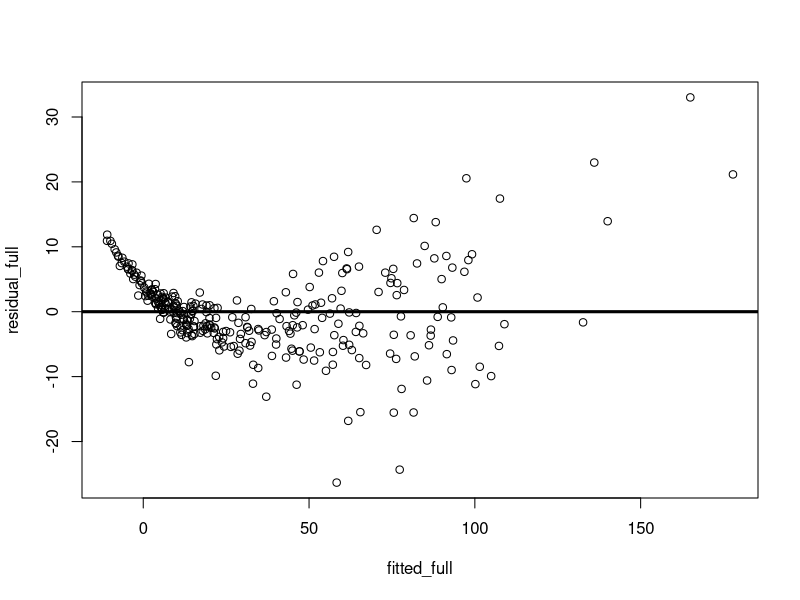
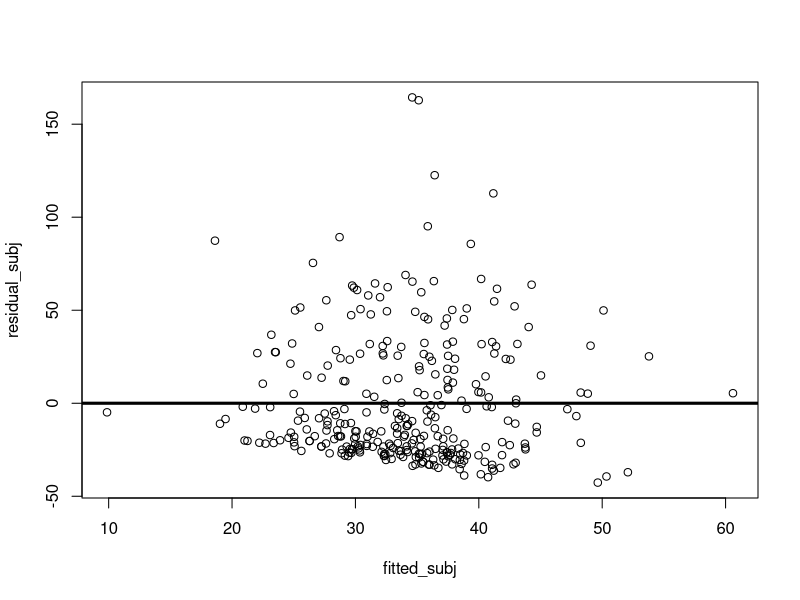

Here is the R script that generated these plots, in order: (Note: this script raises an error after producing the figures.)
# Final Stat Project #
# By: Nick Bruno (nhb3zf) #
library(car)
library(glmnet)
# Load in data
data <- read.csv('stat_train.csv', header=T) # per-game stats (qbs who played more than 10 games)
head(data)

data['games_played'] <- data$win_count/data$team_win # add new column
data$games_played[which(!is.finite(data$games_played))] <- 0

##### Starting linear models #####
### Linear model with all variables that do not have to do with win_count
full_lin_model <- lm(win_count ~ .-name - id - team_win - start_win - games_played, data=data)
summary(full_lin_model)
  # Only significant variable was Fmb, and Sk was almost significant at 10%

fitted_full <- fitted(full_lin_model)
residual_full <- resid(full_lin_model)
plot(fitted_full, residual_full)
abline(h=0, lty=1, lwd=3)
  # Terrible reiduals

### Subjective model 
subj_model <- lm(win_count ~ Y.A + Int + TD, data=data)
summary(subj_model)

fitted_subj <- fitted(subj_model)
residual_subj <- resid(subj_model)

plot(fitted_subj, residual_subj)
abline(h=0, lty=1, lwd=3)
  # slightly better, but still bad residuals
  # Yards per attempt is the only statistically significant model

##### Try variable selection methods to the regular linear model #####
### Elimination suggestions
library(leaps)
resp.name <- "win_count"
reg.names <- c("Att", "Yds", "TD", "Int","Sk","Fmb","Cmp.","Y.A","TD_pct","Int_pct")
data.name <- "data"
alpha.out <- 0.10
alpha.in <- 0.25

backward_elim <- backward.elimination(alpha.out, resp.name, reg.names, data.name)
  # "Final model: win_count ~ Att + Yds + Fmb"
forward_select <- forward.selection(alpha.out, resp.name, reg.names, data.name)
  # "Final model: win_count ~ Fmb + Y.A"
stepwise_select <- stepwise.selection(alpha.in, alpha.out, resp.name, reg.names, data.name)
  # "Final model: win_count ~ Fmb + Y.A"

### Backward elimination model
backward_lin <- lm(win_count ~ Att + Yds + Fmb, data=data)
summary(backward_lin)
fitted_backward_lin <- fitted(backward_lin)
resids_backward_lin <- resid(backward_lin)
plot(fitted_backward_lin, resids_backward_lin)
abline(h=0, lty=1, lwd=3) # bad resids


### Forward and Stepwise selection model
forward_lin <- lm(win_count ~ Fmb + Y.A, data=data)
summary(forward_lin)
fitted_forward_lin <- fitted(forward_lin)
resids_forward_lin <- resid(forward_lin)
plot(fitted_forward_lin, resids_forward_lin)
abline(h=0, lty=1, lwd=3) # bad resids


##### Logarithmic functions #####
  # Does not work because two observations had 0 wins
rows_of_zero_wins <- as.numeric(rownames(data[which(data$win_count == 0), ]))
new_data <- data[-rows_of_zero_wins, ]
nrow(new_data)
full_log_lin_model <- lm(log(win_count) ~ .-name - id - team_win - start_win - games_played, data=new_data)
summary(full_log_lin_model)
  # Statistically significant variables at 5%: Sk, Fmb, 
  # Statistically significant variables at 10%: Cmp, Yds, Cmp.

# Add log(wins) to the dataframe
new_data['log_wins'] <- log(new_data$win_count)

### Elimination log models
resp.name <- "log_wins"
reg.names <- c("Att", "Yds", "TD", "Int","Sk","Fmb","Cmp.","Y.A","TD_pct","Int_pct")
data.name <- "new_data"
alpha.out <- 0.10
alpha.in <- 0.25
backward_elim_log <- backward.elimination(alpha.out, resp.name, reg.names, data.name)
  # Final model: log_wins ~ Att + Yds + Sk + Fmb"
forward_select_log <- forward.selection(alpha.out, resp.name, reg.names, data.name)
  # "Final model: log_wins ~ Sk + Fmb + Y.A"
stepwise_select <- stepwise.selection(alpha.in, alpha.out, resp.name, reg.names, data.name)
  # "Final model: log_wins ~ Sk + Fmb + Y.A"

### Backward elimination model on log(wins)
backward_lin_log <- lm(log_wins ~ Att + Yds + Sk + Fmb, data=new_data)
summary(backward_lin_log)
fitted_back_log <- fitted(backward_lin_log)
resid_back_log <- resid(backward_lin_log)
plot(fitted_back_log, resid_back_log)
abline(h=0, lty=1, lwd=3)
  # RESIDS LOOK GREAT
vif(backward_lin_log)
# Att      Yds       Sk      Fmb 
# 3.209680 2.972284 1.402497 1.069391 
  # SEEMS OK

### Forward and stepwise selection model on log(wins)
forward_lin_log <- lm(log_wins ~ Sk + Fmb + Y.A, data=new_data)
summary(forward_lin_log)
fitted_forward_log <- fitted(forward_lin_log)
resids_forward_log <- resid(forward_lin_log)
plot(fitted_forward_log, resids_forward_log)
abline(h=0, lty=1, lwd=3)
  # Resids still look good

## Conclusion: Still low R-squared values, but residuals are much better with a logarithmic transformation 
## However, f-statistic of each regression is large and the p-value is significant. ##

### Log functions with quadratic terms
quad_forward <- lm(log_wins ~ poly(Sk,2) + poly(Fmb,2) + poly(Y.A, 2), data=new_data)
summary(quad_forward)
  # Increases adj. R-squared but decreasese the F-statistic
quad_forward_interaction <- lm(log_wins ~ poly(Sk,2) + poly(Fmb,2) + poly(Y.A, 2) + Sk*Fmb + Sk*Y.A + Fmb*Y.A, data=new_data)
summary(quad_forward_interaction)
  # Interaction terms do not help

##### Ridge Regression #####
# All regressors model 
new_data 
y.vect <- new_data$win_count
X0.mat <- as.matrix(new_data[,c(3:9, 12:15)])

ridge_all_regressors <- glmnet(X0.mat, y.vect, alpha=0)
summary(ridge_all_regressors)
plot(ridge_all_regressors, xvar="lambda", label=TRUE) # lambda around 1

ridge_all_regressors_fix <- glmnet(X0.mat, y.vect, alpha=0, lambda=exp(1))
coefficients(ridge_all_regressors_fix)

ridge_all_regressors_fix$dev.ratio # 0.08412482 (better than the linear version)


# Forward selection regressors applied to the ridge regression
# Fmb + Y.A
X0.mat.new <- as.matrix(new_data[,c(9,13)])
ridge_forward_selection <- glmnet(X0.mat.new, y.vect, alpha=0)
summary(ridge_forward_selection)
plot(ridge_forward_selection, xvar="lambda", label=TRUE) # lambda=0.75

ridge_forward_selection_fix <- glmnet(X0.mat.new, y.vect, alpha=0, lambda=exp(0.75))
coefficients(ridge_forward_selection_fix)
  #                     s0
  # (Intercept)  -7.075024
  # Fmb         -30.909343
  # Y.A           6.506742

ridge_forward_selection_fix$dev.ratio # 0.06642173 (not very good)
  # compared to 0.06523 from the linear model with the same variables

# Logistic Ridge Regression
# Sk + Fmb + Y.A
X0.log.mat <- as.matrix(new_data[,c(8:9,13)])
y.vect <- new_data$log_wins

ridge_log_reg <- glmnet(X0.log.mat, y.vect, alpha=0)
plot(ridge_log_reg, xvar="lambda", label=TRUE) # lambda=0.75

ridge_log_reg_fix <- glmnet(X0.log.mat, y.vect, alpha=0, lambda=exp(0.75))
coefficients(ridge_log_reg_fix)

ridge_log_reg_fix$dev.ratio #  0.06653291 (not very good)

ridge_log_reg_fix_lower_lambda <- glmnet(X0.log.mat, y.vect, alpha=0, lambda=exp(-1.5))
coefficients(ridge_log_reg_fix_lower_lambda)
ridge_log_reg_fix_lower_lambda$dev.ratio # 0.1091631 (MUCH BETTER THAN THE RIDGE ABOVE)
